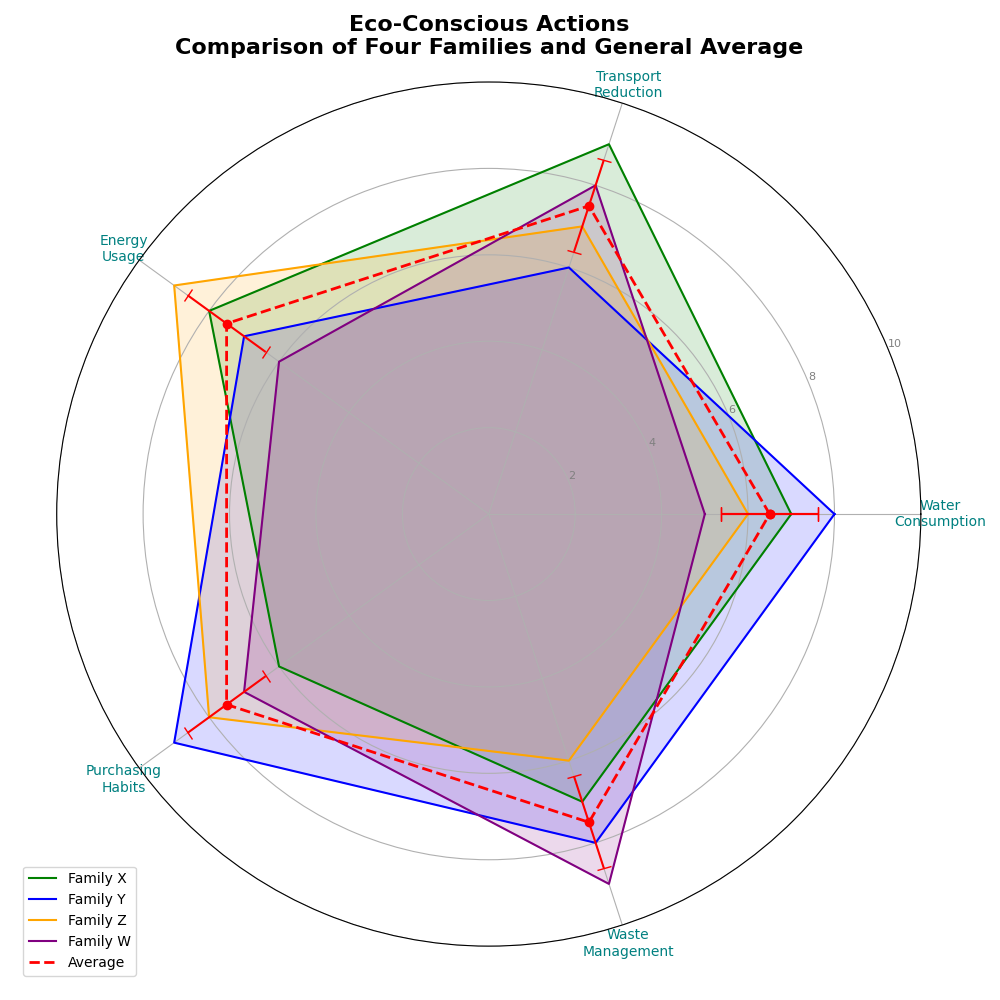

This chart was generated by the following Python code:
import matplotlib.pyplot as plt
import numpy as np

categories = ['Water\nConsumption', 'Transport\nReduction', 'Energy\nUsage', 'Purchasing\nHabits', 'Waste\nManagement']
household_data = {
    'Family X': [7, 9, 8, 6, 7],
    'Family Y': [8, 6, 7, 9, 8],
    'Family Z': [6, 7, 9, 8, 6],
    'Family W': [5, 8, 6, 7, 9],
}

num_vars = len(categories)
angles = np.linspace(0, 2 * np.pi, num_vars, endpoint=False).tolist()
angles += angles[:1]

fig, ax = plt.subplots(figsize=(10, 10), subplot_kw=dict(polar=True))

average_data = np.mean([list(household_data.values())[i] for i in range(len(household_data))], axis=0).tolist()
average_data += average_data[:1]
variability = np.std([list(household_data.values())[i] for i in range(len(household_data))], axis=0).tolist()
variability += variability[:1]

colors = ['green', 'blue', 'orange', 'purple']

for idx, (household, values) in enumerate(household_data.items()):
    values += values[:1]
    ax.plot(angles, values, linewidth=1.5, linestyle='-', label=household, color=colors[idx])
    ax.fill(angles, values, alpha=0.15, color=colors[idx])

ax.plot(angles, average_data, linewidth=2, linestyle='--', color='red', label='Average')
ax.errorbar(angles, average_data, yerr=variability, fmt='o', color='red', capsize=5)

ax.set_yticks([2, 4, 6, 8, 10])
ax.set_yticklabels(['2', '4', '6', '8', '10'], color='grey', size=8)
ax.set_xticks(angles[:-1])
ax.set_xticklabels(categories, size=10, color='teal')

plt.title('Eco-Conscious Actions\nComparison of Four Families and General Average', size=16, weight='bold', pad=20)
plt.legend(loc='upper right', bbox_to_anchor=(0.1, 0.1))

plt.tight_layout()
plt.show()
